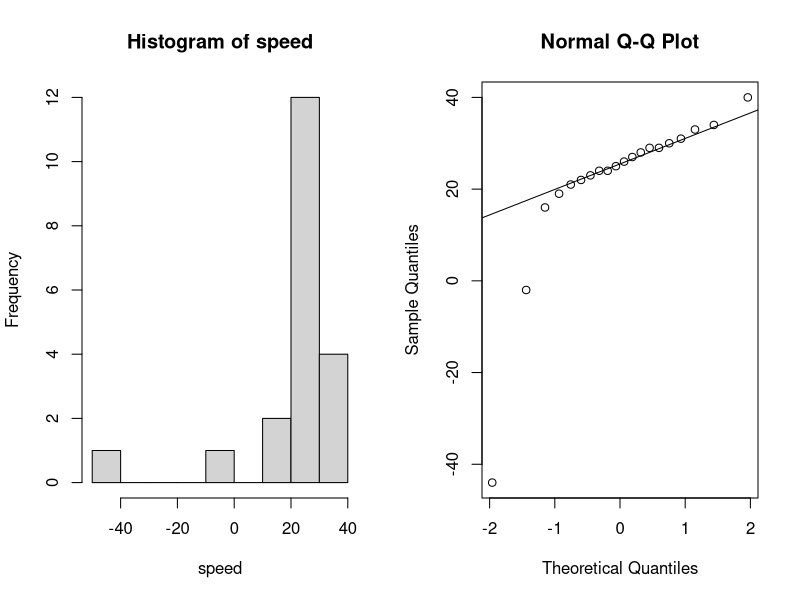
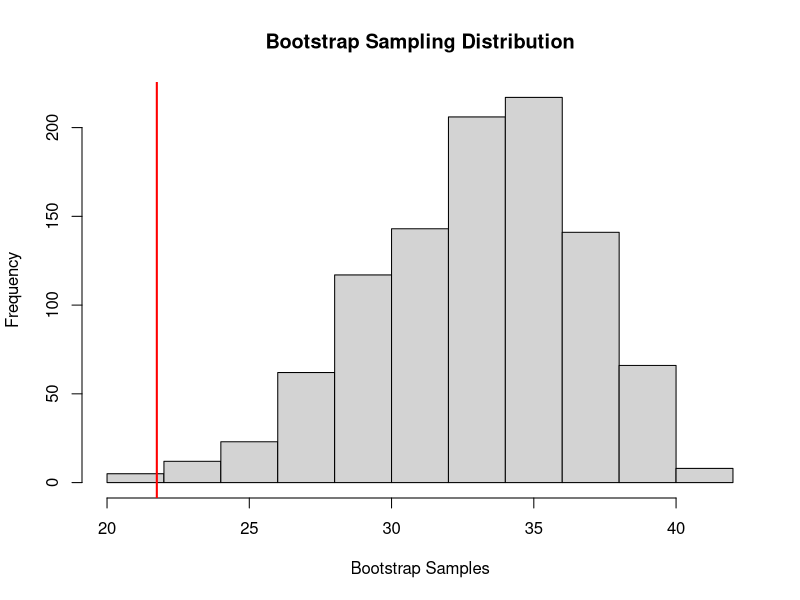
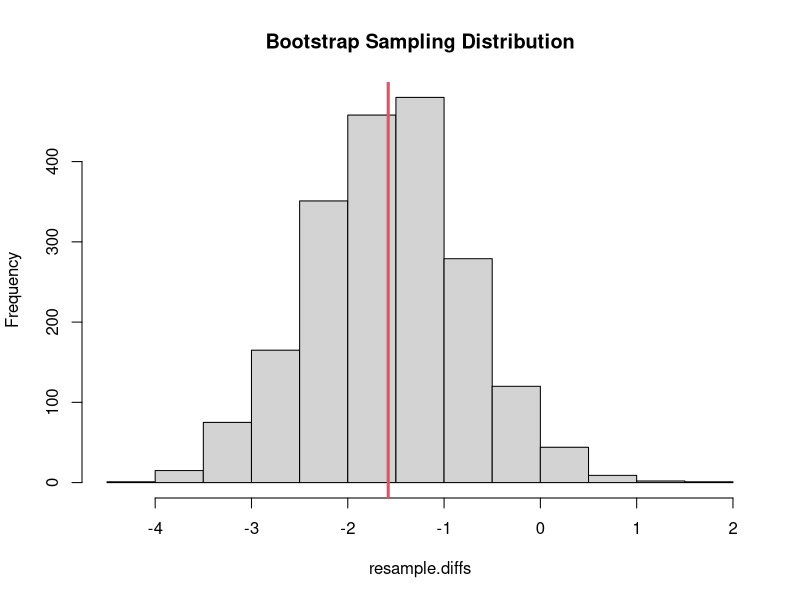
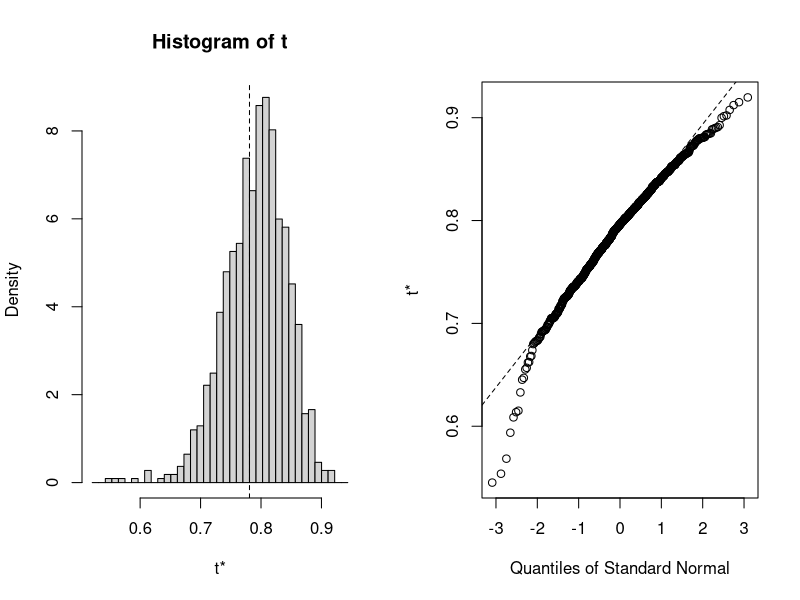

Write R code to recreate these figures, in order.
## ---- chunk 1
knitr::opts_chunk$set(echo = FALSE)
## ---- chunk 2
speed <- c(28, -44, 29, 30, 26, 27, 22, 23, 33, 16, 24, 29, 24, 40 , 21, 31, 34, -2, 25, 19)
## ---- chunk 3
par(mfrow = c(1, 2))
hist(speed)
qqnorm(speed)
qqline(speed)
par(mfrow = c(1, 1))
## ---- chunk 4
mean(speed)
## ---- chunk 5
newspeed <- speed - mean(speed) + 33.02
## ---- chunk 6
n <- 1000
bstrap <- double(n)
for (i in 1:n){ 
  newsample <- sample(newspeed, 20, replace=T)
  bstrap[i] <- mean(newsample)
  }
## ---- chunk 7
hist(bstrap, main="Bootstrap Sampling Distribution", xlab="Bootstrap Samples")
abline(v=21.75, col="red", lwd=2)
## ---- chunk 8
(sum(bstrap < 21.75) + sum(bstrap > 44.29))/1000
## ---- chunk 9
bootstrap.resample <- function (object) sample (object, length(object), replace=TRUE)
diff.in.means <- function(df) {
  mean(df[df$group==1,"extra"]) - mean(df[df$group==2,"extra"])
}
resample.diffs <- replicate(2000, diff.in.means(sleep[bootstrap.resample(1:nrow(sleep)),]))
## ---- chunk 10
hist(resample.diffs, main="Bootstrap Sampling Distribution")
abline(v=diff.in.means(sleep), col=2, lwd=3)
## ---- chunk 11
library(boot)
data(city)
ratio <- function(d, w) sum(d$x * w)/sum(d$u * w)
results <- boot(city, ratio, R=1000, stype="w")
## ---- chunk 12
results 
## ---- chunk 13
boot.ci(results, type="bca")
## ---- chunk 14
rsq <- function(formula, data, indices) {
  d <- data[indices,]  
  fit <- lm(formula, data=d)
  return(summary(fit)$r.square)
} 
results <- boot(data=mtcars, statistic=rsq, 
  	R=1000, formula=mpg~wt+disp)
## ---- chunk 15
results 
## ---- chunk 16
boot.ci(results, type="bca")
## ---- chunk 17
plot(results)
